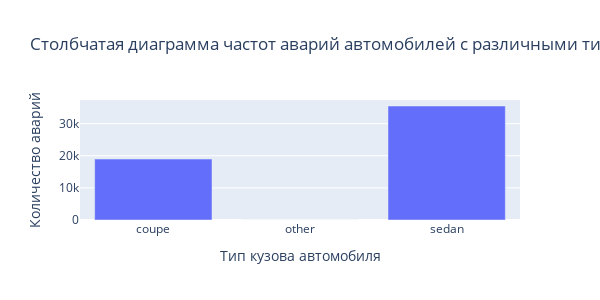

Write notebook code for a chart like this one.
### Markdown cell above
### Разведочный анализ данных

#### Тип кузова автомобиля `'vehicle_typer'`

### Code cell
bar_chart = go.Bar(
    x=df_raw.vehicle_type.value_counts().sort_index().index,
    y=df_raw.vehicle_type.value_counts().sort_index().values)
layout = go.Layout(
    title='Столбчатая диаграмма частот аварий автомобилей с различными типами кузовов',
    xaxis=dict(title='Тип кузова автомобиля'),
    yaxis=dict(title='Количество аварий'),
    width=600, height=300)
fig = go.Figure(data=[bar_chart], layout=layout)
iplot(fig)

print('Количество уникальных значений признаков:', df_raw.vehicle_type.nunique())
print('Уникальные значения признака:', '\n', df_raw.vehicle_type.sort_values().unique())

### Figure 1 — Plotly figure (JSON) as saved in the notebook; plotly's stock layout.template omitted (floating-point values rounded to 4 significant figures)
{"data": [{"type": "bar", "x": ["coupe", "other", "sedan"], "y": [18974, 4, 35492]}], "layout": {"height": 300, "title": {"text": "Столбчатая диаграмма частот аварий автомобилей с различными типами кузовов"}, "width": 600, "xaxis": {"title": {"text": "Тип кузова автомобиля"}}, "yaxis": {"title": {"text": "Количество аварий"}}}}
